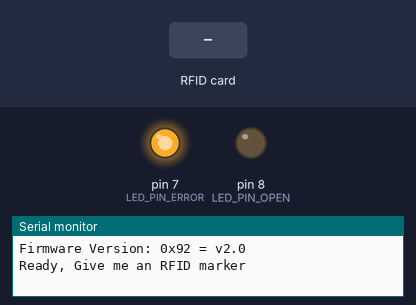
This sketch was run on a simulated Arduino Uno, built with avr-gcc and run on an emulated ATmega328P. Parts: output pins drawn as LEDs (lit = HIGH), the last lines printed to the serial monitor. The inputs (shaded band) are chosen by the test bench. Pins used as bus, display or sensor lines are not drawn.

Above: at 1.2 s.
1.3 s: RFID card 5E 7A 19 C4 held to the reader
At 2.1 s:
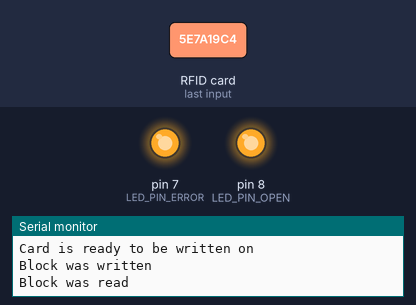
Timing chart, 0 to 4.3 s (numbered marks = the images above; inputs shaded):
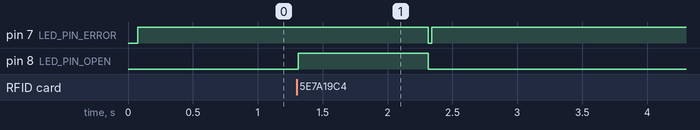

Measured:
- after the input at 1.3 s, pin 7 (LED_PIN_ERROR): HIGH → LOW after 1.0 s, → HIGH 0.03 s later; pin 8 (LED_PIN_OPEN): LOW → HIGH at once, → LOW 1.0 s later

The sketch:

RFID.ino
```cpp
#include <SPI.h>
#include <MFRC522.h>

#define RST_PIN 9
#define SS_PIN 10
#define LED_PIN_OPEN 8 // Пин, к которому подключен светодиод для открытого состояния
#define LED_PIN_ERROR 7 // Пин, к которому подключен светодиод для ошибки

#define DATA_SIZE 16
#define READ_DATA_SIZE 18

MFRC522 mfrc522(SS_PIN, RST_PIN);
MFRC522::MIFARE_Key key;
int block_number = 5;
byte data[DATA_SIZE] = {'H', 'e', 'l', 'l', 'o', ',', 'R', 'F', 'I', 'D', 'I', '!'};
byte read_data[READ_DATA_SIZE];

void setup() {
  Serial.begin(9600);
  pinMode(LED_PIN_OPEN, OUTPUT); // Устанавливаем пин светодиода для открытого состояния как выход
  pinMode(LED_PIN_ERROR, OUTPUT); // Устанавливаем пин светодиода для ошибки как выход
  while (!Serial);
  SPI.begin();

  // Инициализация считывателя RFID
  mfrc522.PCD_Init();

  mfrc522.PCD_DumpVersionToSerial();
  Serial.println("Ready, Give me an RFID marker");
  key = {0xFF, 0xFF, 0xFF, 0xFF, 0xFF, 0xFF};
}

void loop() {
  if (mfrc522.PICC_IsNewCardPresent()) {
    if (mfrc522.PICC_ReadCardSerial()) {
      Serial.println("Card is ready to be written on");
      if (writeBlock(block_number, data) && readBlock(block_number, read_data)) {
        // Если запись и чтение прошли успешно, зажигаем светодиод для открытого состояния
        digitalWrite(LED_PIN_OPEN, HIGH);
      } else {
        // Если чтение или запись не удалось, зажигаем светодиод для ошибки
        digitalWrite(LED_PIN_ERROR, HIGH);
      }
      delay(1000); // Ждем 1 секунду
      digitalWrite(LED_PIN_OPEN, LOW); // Выключаем светодиод
      digitalWrite(LED_PIN_ERROR, LOW); // Выключаем светодиод
      Serial.print("Reading Block: ");
      for (int i = 0; i < DATA_SIZE; i++) {
        Serial.write(read_data[i]);
      }
      Serial.println();
      mfrc522.PICC_DumpToSerial(&(mfrc522.uid));
      mfrc522.PICC_HaltA();
      mfrc522.PCD_StopCrypto1();
    }
  } else {
    digitalWrite(LED_PIN_ERROR, HIGH); // Включаем светодиод ошибки, если нет метки
  }
}

int writeBlock(int block_number, byte data_buffer[]) {
  if (block_number > 288 && (block_number + 1) % 4 == 0) {
    Serial.print(block_number);
    Serial.println(" is a trailer block:");
    return 0;
  }

  byte status = mfrc522.PCD_Authenticate(MFRC522::PICC_CMD_MF_AUTH_KEY_A, block_number, &key, &(mfrc522.uid));

  if (status != MFRC522::STATUS_OK) {
    Serial.print("PCD Authenticate() for write failed: ");
    Serial.println(mfrc522.GetStatusCodeName(status));
    return 0;
  }

  status = mfrc522.MIFARE_Write(block_number, data_buffer, 16);

  if (status != MFRC522::STATUS_OK) {
    Serial.print("MIFARE Write() failed: ");
    Serial.println(mfrc522.GetStatusCodeName(status));
    return 0;
  }
  Serial.println("Block was written");
  return 1;
}

int readBlock(int block_number, byte data_buffer[]) {
  byte status = mfrc522.PCD_Authenticate(MFRC522::PICC_CMD_MF_AUTH_KEY_A, block_number, &key, &(mfrc522.uid));
  if (status != MFRC522::STATUS_OK) {
    Serial.print("PCD_Authenticate() for read failed: ");
    Serial.println(mfrc522.GetStatusCodeName(status));
    return 0;
  }
  byte buffer_size = READ_DATA_SIZE;
  status = mfrc522.MIFARE_Read(block_number, data_buffer, &buffer_size);
  if (status != MFRC522::STATUS_OK) {
    Serial.print("MIFARE_read() failed: ");
    Serial.println(mfrc522.GetStatusCodeName(status));
    return 0;
  }
  Serial.println("Block was read");
  return 1;
}
```
